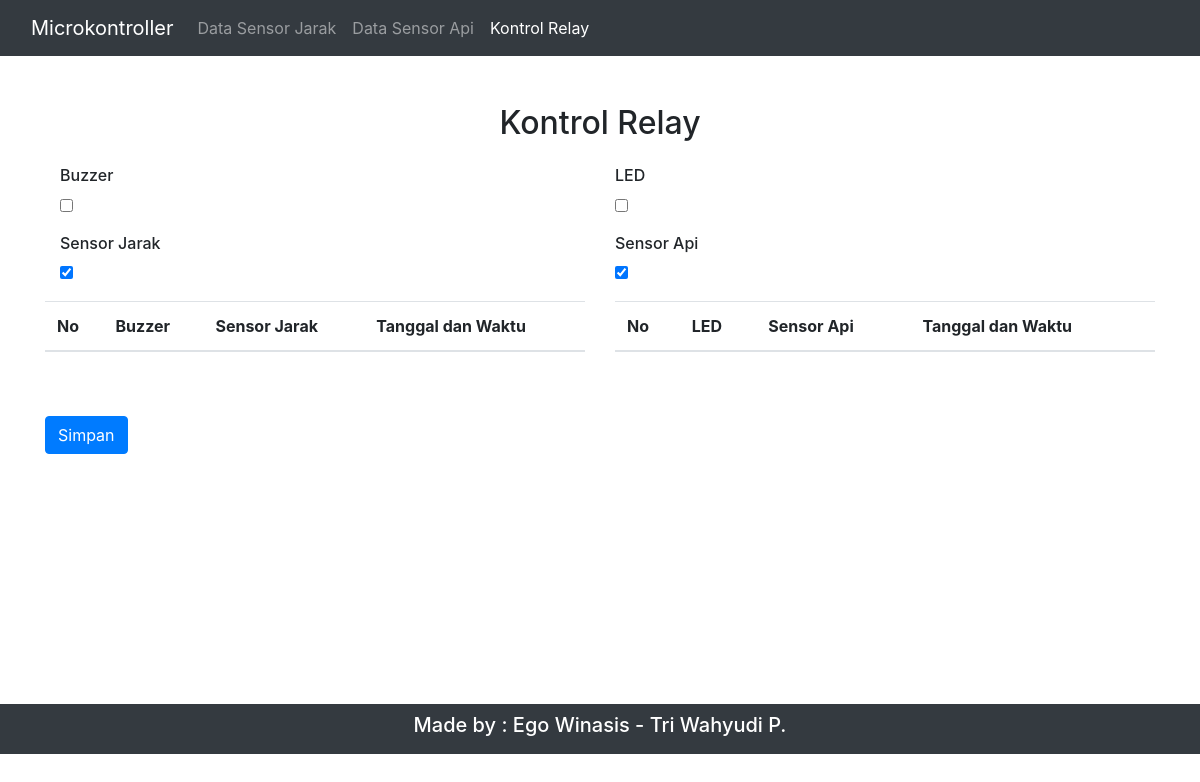
The app's page /index.php/data/kontrol, older data.
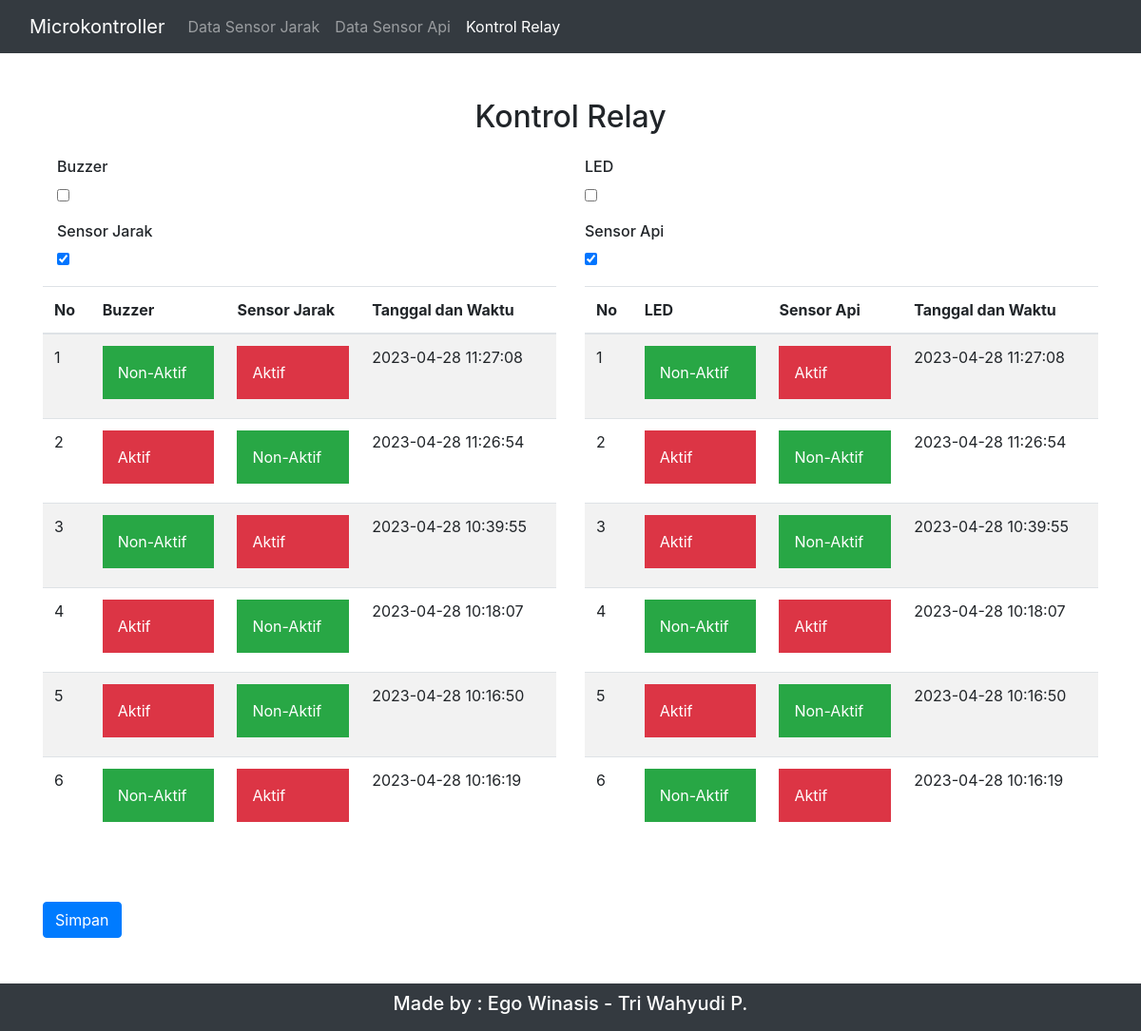
The same page, newer data.
### tables this page shows
CREATE TABLE `relay_satu` (
  `id` int(11) NOT NULL,
  `status` varchar(100) NOT NULL,
  `sensor` varchar(20) NOT NULL,
  `createdAt` timestamp NOT NULL DEFAULT current_timestamp() ON UPDATE current_timestamp()
);

CREATE TABLE `relay_dua` (
  `id` int(11) NOT NULL,
  `status` varchar(100) NOT NULL,
  `sensor` varchar(20) NOT NULL,
  `createdAt` timestamp NOT NULL DEFAULT current_timestamp() ON UPDATE current_timestamp()
);

### application/controllers/Data.php (called while the page is built, shortened)
<?php
class Data extends CI_Controller
{
    function __construct()
    {
        $this->load->helper('url');
    }
    public function kontrol()
    {
        $query = $this->db->query("SELECT * FROM relay_satu ORDER BY createdAt DESC LIMIT 20 ");
        $data['relaySatu'] = $query->result();
        $query = $this->db->query("SELECT * FROM relay_dua ORDER BY createdAt DESC LIMIT 20 ");;
        $data['relayDua'] = $query->result();
        $data['title'] = "Kontrol Relay";
        $this->load->view("v_header", $data);
        $this->load->view("v_kontrol", $data);
        $this->load->view("v_footer", $data);
    }
}

### index.php (called while the page is built, shortened)
<?php
require_once BASEPATH.'core/CodeIgniter.php';

### application/views/v_kontrol.php (the view)
<section>
    <div class="container mt-5 mx-auto">
        <div class="row">
            <div class="col-12 text-center">
                <h2 class="mx-auto">Kontrol Relay</h2>
            </div>
            <div class="col-6">
                <div class="my-3 col-3">
                    <h6>Buzzer</h6>
                    <input type="checkbox" id="buzzer" value="false" data-toggle="toggle" data-onstyle="success">
                </div>
                <div class="my-3 col-3">
                    <h6>Sensor Jarak</h6>
                    <input type="checkbox" id="sensor-jarak" checked="checked" value="true" data-toggle="toggle" data-onstyle="success">
                </div>
                <table class="table table-striped" id="tableRelaySatu">
                    <thead>
                        <tr>
                            <th scope="col">No</th>
                            <th scope="col">Buzzer</th>
                            <th scope="col">Sensor Jarak</th>
                            <th scope="col">Tanggal dan Waktu</th>
                        </tr>
                    </thead>
                    <tbody>
                        <?php $i = 1; ?>
                        <?php foreach ($relaySatu as $isi) : ?>
                            <tr>
                                <td><?= $i++ ?></td>
                                <?php if ($isi->status == "true") : ?>
                                    <td>
                                        <div class="p-3 mb-2 bg-danger text-white">
                                            Aktif
                                        </div>
                                    </td>
                                <?php else : ?>
                                    <td>
                                        <div class="p-3 mb-2 bg-success text-white">
                                            Non-Aktif
                                        </div>
                                    </td>
                                <?php endif ?>
                                <?php if ($isi->sensor == "true") : ?>
                                    <td>
                                        <div class="p-3 mb-2 bg-danger text-white">
                                            Aktif
                                        </div>
                                    </td>
                                <?php else : ?>
                                    <td>
                                        <div class="p-3 mb-2 bg-success text-white">
                                            Non-Aktif
                                        </div>
                                    </td>
                                <?php endif ?>
                                <td><?= $isi->createdAt ?></td>
                            </tr>
                        <?php endforeach ?>
                    </tbody>
                </table>
            </div>
            <div class="col-6">
                <div class="my-3">
                    <h6>LED</h6>
                    <input type="checkbox" id="led" value="false" data-toggle="toggle" data-onstyle="success">
                </div>
                <div class="my-3">
                    <h6>Sensor Api</h6>
                    <input type="checkbox" id="sensor-api" checked value="true" data-toggle="toggle" data-onstyle="success">
                </div>
                <table class="table table-striped" id="tableRelayDua">
                    <thead>
                        <tr>
                            <th scope="col">No</th>
                            <th scope="col">LED</th>
                            <th scope="col">Sensor Api</th>
                            <th scope="col">Tanggal dan Waktu</th>
                        </tr>
                    </thead>
                    <tbody>
                        <?php $i = 1; ?>
                        <?php foreach ($relayDua as $isi) : ?>
                            <tr>
                                <td><?= $i++ ?></td>
                                <?php if ($isi->status == "true") : ?>
                                    <td>
                                        <div class="p-3 mb-2 bg-danger text-white">
                                            Aktif
                                        </div>
                                    </td>
                                <?php else : ?>
                                    <td>
                                        <div class="p-3 mb-2 bg-success text-white">
                                            Non-Aktif
                                        </div>
                                    </td>
                                <?php endif ?>
                                <?php if ($isi->sensor == "true") : ?>
                                    <td>
                                        <div class="p-3 mb-2 bg-danger text-white">
                                            Aktif
                                        </div>
                                    </td>
                                <?php else : ?>
                                    <td>
                                        <div class="p-3 mb-2 bg-success text-white">
                                            Non-Aktif
                                        </div>
                                    </td>
                                <?php endif ?>
                                <td><?= $isi->createdAt ?></td>
                            </tr>
                        <?php endforeach ?>
                    </tbody>
                </table>
            </div>
            <div class="col-12 my-5 pull-right">
                <button type="button" class="btn btn-primary" id="btn-simpan">Simpan</button>
            </div>
        </div>
    </div>
</section>

### application/views/v_header.php (shortened to what this page needs)
<!doctype html>
<html lang="en">
<head>
    <link rel="stylesheet" href="<?php echo base_url() ?>assets/css/bootstrap.min.css">
    <link rel="stylesheet" href="https://cdn.datatables.net/1.13.4/css/dataTables.bootstrap4.min.css">
    <link rel="stylesheet" href="<?php echo base_url() ?>assets/font-awesome/css/font-awesome.min.css">
    <link href="https://cdn.jsdelivr.net/gh/gitbrent/bootstrap4-toggle@3.6.1/css/bootstrap4-toggle.min.css" rel="stylesheet">
</head>
<body>
    <nav class="navbar navbar-expand-lg navbar-dark bg-dark sticky-top">
        <div class="container-fluid">
            <a class="navbar-brand" href="#">Microkontroller</a>
            <div class="collapse navbar-collapse" id="navbarNavDropdown">
                <ul class="navbar-nav">
                    <?php $link = $this->uri->segment(2); ?>
                    <li class="nav-item">
                        <a class="nav-link <?= $link == ""? "active" : "" ?>" href="<?php echo base_url() ?>">Data Sensor Jarak</a>
                    </li>
                    <li class="nav-item">
                        <a class="nav-link <?= $link == "showflame"? "active" : "" ?>" href="<?php echo base_url()?>data/showflame">Data Sensor Api</a>
                    </li>
                    <li class="nav-item">
                        <a class="nav-link <?= $link == "kontrol"? "active" : "" ?>" href="<?php echo base_url()?>data/kontrol">Kontrol Relay</a>
                    </li>
                </ul>
            </div>
        </div>
    </nav>

### application/views/v_footer.php (shortened to what this page needs)
<nav class="navbar navbar-expand-lg navbar-dark bg-dark" style="height: 50px;">
    <div class="container-fluid text-center">
        <h6 class="navbar-brand mx-auto">Made by : Ego Winasis - Tri Wahyudi P.</h6>
    </div>
</nav>
</body>
</html>

### application/views/v_header.php (style rules this page uses)
section { min-height: 600px; }

Row changes from the older to the newer data that the page shows:
added relay_satu: status "Non-Aktif", sensor "Aktif", createdAt "2023-04-28 11:27:08"
added relay_satu: status "Aktif", sensor "Non-Aktif", createdAt "2023-04-28 11:26:54"
added relay_satu: status "Non-Aktif", sensor "Aktif", createdAt "2023-04-28 10:39:55"
added relay_satu: status "Aktif", sensor "Non-Aktif", createdAt "2023-04-28 10:18:07"
added relay_satu: status "Aktif", sensor "Non-Aktif", createdAt "2023-04-28 10:16:50"
added relay_satu: status "Non-Aktif", sensor "Aktif", createdAt "2023-04-28 10:16:19"
added relay_dua: status "Non-Aktif", sensor "Aktif", createdAt "2023-04-28 11:27:08"
added relay_dua: status "Aktif", sensor "Non-Aktif", createdAt "2023-04-28 11:26:54"
added relay_dua: status "Aktif", sensor "Non-Aktif", createdAt "2023-04-28 10:39:55"
added relay_dua: status "Non-Aktif", sensor "Aktif", createdAt "2023-04-28 10:18:07"
added relay_dua: status "Aktif", sensor "Non-Aktif", createdAt "2023-04-28 10:16:50"
added relay_dua: status "Non-Aktif", sensor "Aktif", createdAt "2023-04-28 10:16:19"
